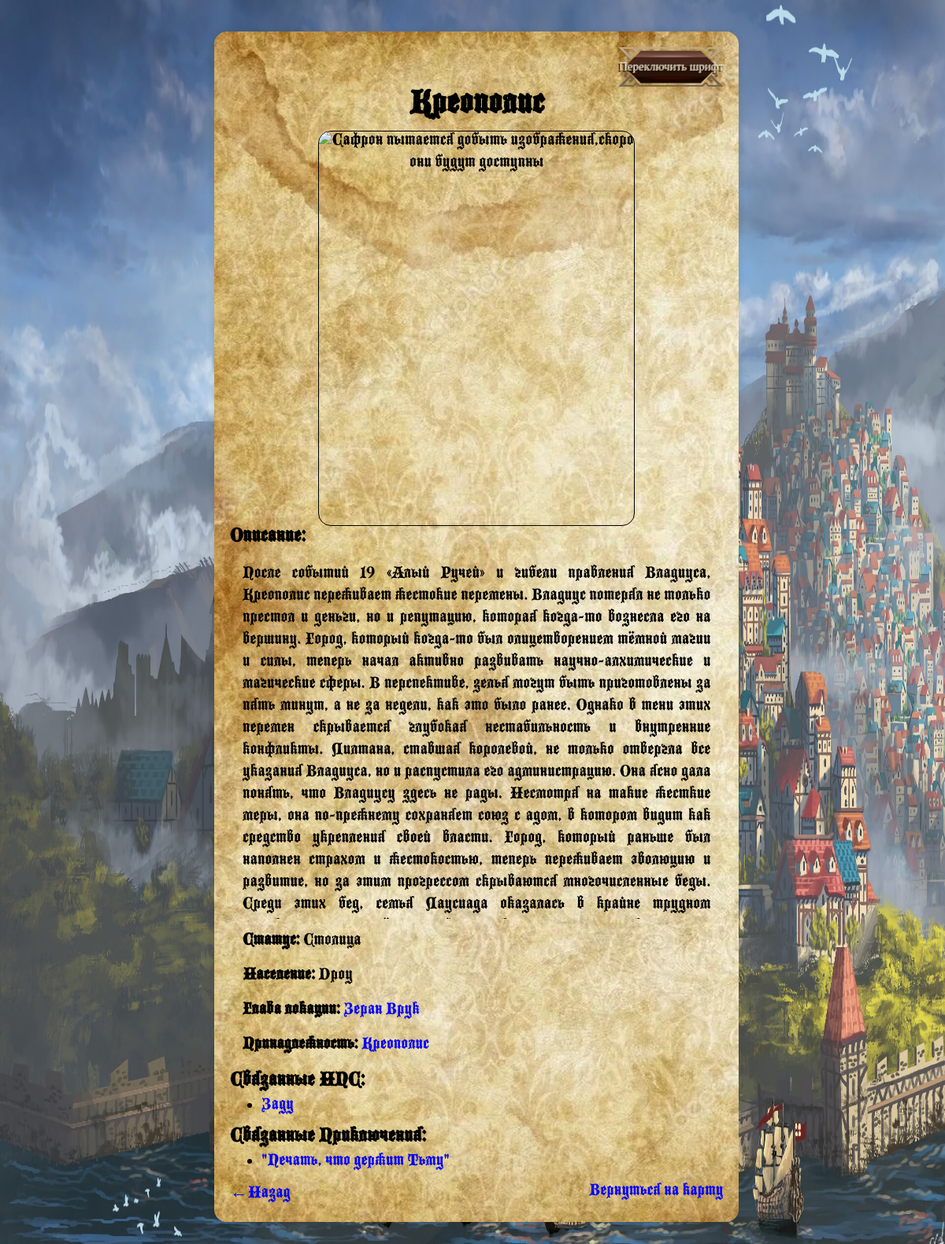
The page /location_info/city-or-village/kreopolis_city (signed in) on the database its author committed.
### map/models.py (models this page shows, shortened)
class Location(models.Model):
    race = {'NO':'Нет',
            'Unknown':'Неизвестна',
            'Humans':"Люди",
            'S_elfs':"Высшие эльфы",
            'Gnoms':'Гномы',
            'Dwarfs':'Дварфы',
            'Half_height':'Полурослки',
            'Demons':'Демоны',
            'Drou':"Дроу",
            'Goblins':"Гоблины",
            'Vampires':'Вампиры',
            'Giffs':'Гифы',
            'Forers_Elfs':'Лесные эльфы'}
    statuses ={
        "Unknown": "Неизвестен",
        "Martial_law": "Военное положение",
        "Captured": "Захвачен",
        "Resistance": "Сопротивление",
        "Neutral": "Нейтральный",
        "Destroyed": "Уничтожен",
        "Capital": "Столица",
        "Liberal": "Либеральный",
        "Conservative": "Консервативный",
        "Racist": "Расистский"
    }
    image = models.ImageField(upload_to='location_picks/',null=True,blank=True)
    name = models.CharField(max_length=60)
    small_description = models.TextField(blank=True,null=True,verbose_name='Маленькое описание для карточки Без гиперссылок')
    description = models.TextField()
    slug = models.SlugField(max_length=60,unique=True)
    status = models.CharField(max_length=50,null=True,choices=statuses,blank=True)
    population = models.CharField(max_length=50,null=True,choices=race,blank=True)
    npcs = models.ManyToManyField("map.NPC", verbose_name="Ключевые NPC",blank=True)
    what_adventures = models.ManyToManyField("map.Dnd_adventure", verbose_name="В каких приключениях принимал участие",blank=True)
    class Meta:
        ordering = ["name"]
        verbose_name = "Абстрактная модель(не трогай)"
        verbose_name_plural = "Абстрактная модель(не трогай)"

class City(Location):
    glava = models.OneToOneField("map.NPC", verbose_name=("Мэр"), on_delete=models.SET_NULL,null=True,blank=True,default='Неизвестно')
    Land = models.ForeignKey(to=Country,on_delete=models.SET_NULL,null=True,related_name="cities")
    def is_city(self):
        return True
    class Meta:
        verbose_name = "Город"
        verbose_name_plural = "Города"

class NPC(models.Model):
    image = models.ImageField(upload_to='npc_picks/',blank=True)
    name = models.CharField(max_length=50)
    description = models.TextField()
    slug = models.SlugField(blank=True)
    def __str__(self):
        return self.name
    class Meta:
        ordering = ["name"]
        verbose_name = "НПС"
        verbose_name_plural = "НПСи"

class Dnd_adventure(models.Model):
    name = models.CharField(max_length=100,verbose_name='Название приключения')
    number = models.DecimalField(verbose_name='Номер приключения',blank=True,null=True,max_digits=1000,decimal_places=1)
    slug = models.SlugField(null=True,blank=True)
    description = models.TextField(verbose_name='Описание приключения')
    heroes = models.ManyToManyField(to=Hero_m,blank=True,verbose_name='Учавствовашие герои')
    npcs = models.ManyToManyField(to=NPC,blank=True,verbose_name='Учавствовавшие NPCи')
    class Meta:
        ordering=['number']
        verbose_name = "Приключение"
        verbose_name_plural = "Приключения"

### map/views.py (the view)
# urls.py: path('location_info/city-or-village/<slug:city_or_village_slug>',about_City_or_Village,name='city_page'),
@login_required
def about_City_or_Village(request,city_or_village_slug):
    print("Kapusta")
    hero = Hero_m.objects.get(username=request.user.username)
    city_or_village_variable = City.objects.filter(slug=city_or_village_slug)
    if city_or_village_variable.exists():
        city_or_village_variable = city_or_village_variable.get()
    else:
        city_or_village_variable = Vilage.objects.filter(slug=city_or_village_slug).get()
    if not request.user.is_superuser:
            was_here_or_not = hero.what_visits.filter(city__slug=city_or_village_variable.slug)
            if not was_here_or_not.exists():
                return HttpResponse("<h1>У вас не доступа к информации об этой локации</h1>")
            else:
                context = {'location': city_or_village_variable}
                return render(request,'map/about_location.html',context=context)
    else:
        context = {'location': city_or_village_variable}
        return render(request,'map/about_location.html',context=context)

### map/templates/map/about_location.html (shortened to what this page needs)
{% extends "map/base.html" %}
{% block mainsector %}
    <div class="ramka">
        <div class="between">
            <div class="container">
                <div style='display: flex;justify-content:flex-end'><button class='fantasy-btn-3xl fantasy-bone-n-coper' id="toggleFont"><span  contenteditable="plaintext-only" style="cursor: text;">Переключить шрифт</span></button></div>
                {% if location.capital %}
                    <h1>{{ location.name }}</h1>
                {% elif location.is_city == True  %}
                    <h1>{{ location.name }}</h1>
                {% else %}
                    <h1>{{ location.name }}</h1>
                {% endif %}
                <div style="display: flex;justify-content: center;"><img src="{% if location.image %} {{ location.image.url }} {% endif %}" alt="Сафрон пытается добыть изображения,скоро они будут доступны" style="width: 400px; height: 500px;border: 1px solid;border-radius: 1rem;text-align: center;"></div>
                <h3>Описание:</h3>
                <div class="description">{{ location.description|safe }}</div>
                <div class="description"><b>Статус:</b> {{ location.get_status_display }}</div>
                <div class="description"><b>Население:</b> {{ location.get_population_display }}</div>
                {% if location.glava %}
                <div class="description" id='Глава локации'><b>Глава локации: </b><a href="{% url "npc_page" location.glava.slug %}">{{ location.glava }}</a></div>
                {% endif %}
                {% if location.Land %}
                    <div class="description">
                        <b>Принадлежность:</b><a href="{% url 'country_page'  location.Land.slug  %}"> {{ location.Land.name }}</a>
                    </div>
                {% endif %}
                {% if location.npcs %}
                <div class="cities">
                    <h3>Связанные НПС:</h3>
                    <ul>
                        {% for npc in location.npcs.all %}
                            <li><a href=" {% url 'npc_page' npc.slug %}">{{ npc.name }}</a></li>
                        {% empty %}
                            <li>Неизвестно</li>
                        {% endfor %}
                    </ul>
                </div>
                {% endif %}
                {% if location.what_adventures %}
                <div class="cities">
                    <h3>Связанные Приключения:</h3>
                    <ul>
                        {% for adventure in location.what_adventures.all %}
                            <li><a href="{% url 'adventure_page' adventure.slug %}">{{ adventure.name }}</a></li>
                        {% empty %}
                            <li>Отстутствуют</li>
                        {% endfor %}
                    </ul>
                </div>
                {% endif %}
                <div style="display: flex;justify-content: space-between;">
                    <a  href="#" onclick="window.history.back()">←Назад</a>
                    <a href="{% url 'index' %}">Вернуться на карту</a>
                </div>
            </div>
        </div>
    </div>
    {% endblock mainsector %}

### rows shown on the page
Location: name "Креополис", description "После событий 19 «Алый Ручей» и гибели правления Владиуса, Креополис переживает жестокие перемены. Владиус потерял не только престол и деньги, но и репутацию, которая когда-то вознесла его на вершину. Город, который когда-то был олицетворением тёмной магии и силы, теперь начал активно развивать научно-алхимические и магические сферы. В перспективе, зелья могут быть приготовлены за пять минут, а не за недели, как это было ранее. Однако в тени этих перемен скрывается глубокая нестабильность и внутренние конфликты. Лилтана, ставшая королевой, не только отвергла все указания Владиуса, но и распустила его администрацию. Она ясно дала понять, что Владиусу здесь не рады. Несмотря на такие жесткие…"
City: status "Столица", population "Дроу", glava "Зеран Врук", Land.name "Креополис"
NPC: name "Заду"
Dnd_adventure: name "\"Печать, что держит Тьму\""
